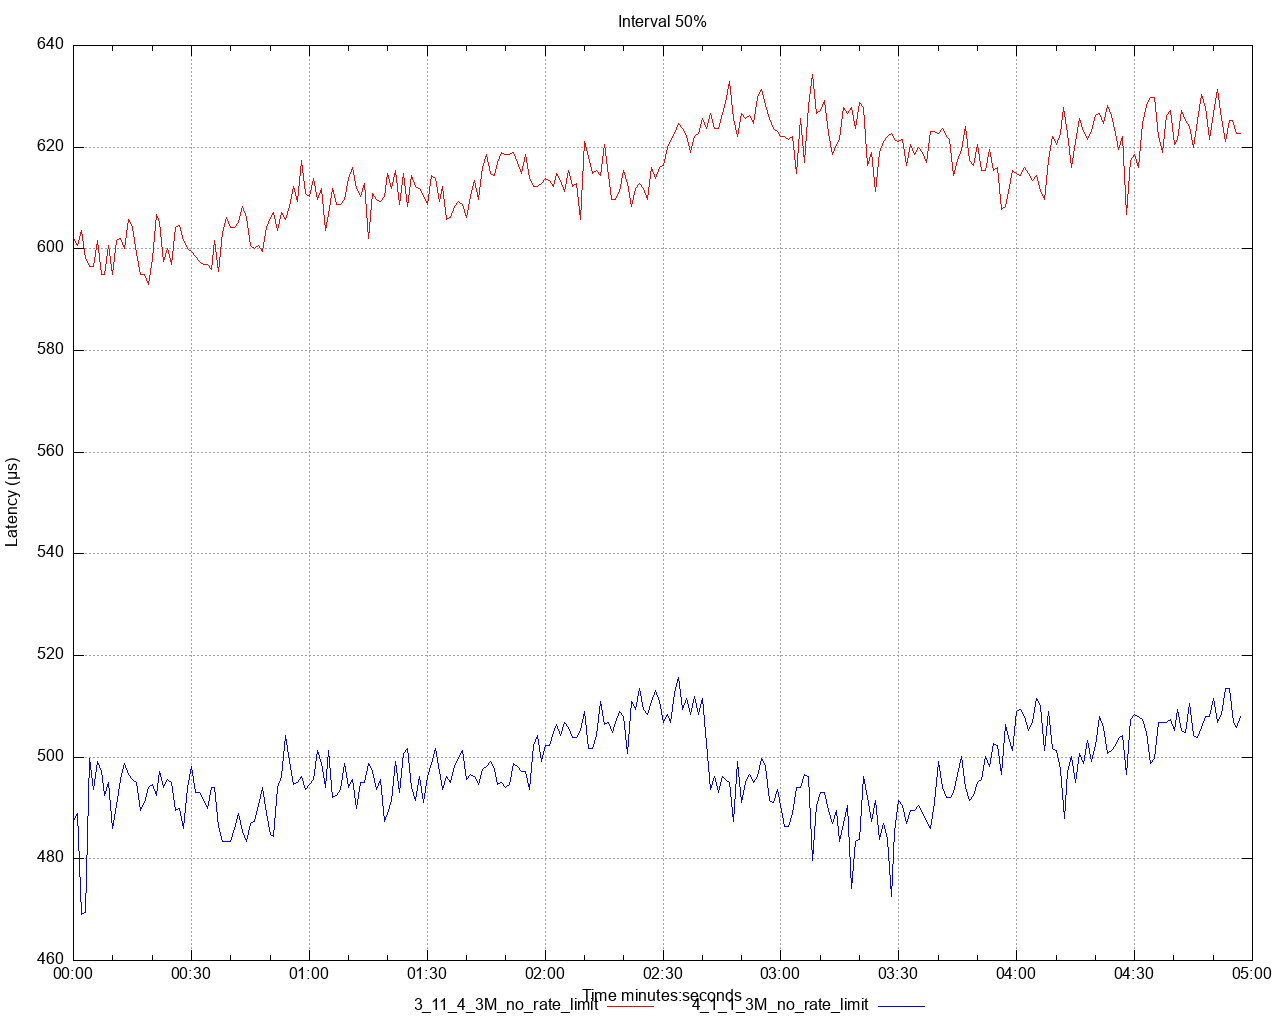

This chart was generated by the following gnuplot code:
set title 'Interval 50%' noenhanced
set style data lines
set datafile separator ","
set terminal png size 1280,1024
set grid
set key below
set xdata time
set timefmt "%s"
offset = 0
t0(x)=(offset=($0==0) ? x : offset, x - offset)
set xlabel 'Time minutes:seconds'
set ylabel 'Latency (μs)'
set output '/Users/ahmet.mircik/simulator/tests/report_3M_no_rate_limit/latency/latency_interval_50_set.png'
plot \
   '/Users/ahmet.mircik/simulator/tests/report_3M_no_rate_limit/data/latency_interval_50_set_1.data' using (t0(timecolumn(1))):2 title "3_11_4_3M_no_rate_limit" noenhanced lt rgb "red", \
   '/Users/ahmet.mircik/simulator/tests/report_3M_no_rate_limit/data/latency_interval_50_set_2.data' using (t0(timecolumn(1))):2 title "4_1_1_3M_no_rate_limit" noenhanced lt rgb "blue", \
